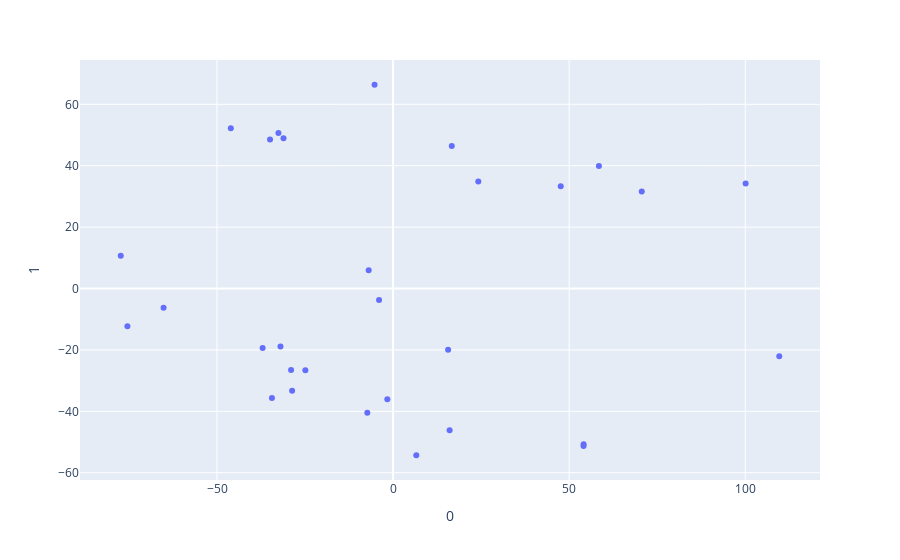

Notebook code for this chart:
### Code cell
import plotly.express as px
from sklearn.decomposition import PCA
from sklearn import datasets
from sklearn.preprocessing import StandardScaler

PATH = './output/india/feature/'
df = pd.read_csv(PATH+'full_all.csv')

pca = PCA(n_components=2)
components = pca.fit_transform(df)

loadings = pca.components_.T * np.sqrt(pca.explained_variance_)

fig = px.scatter(components, x=0, y=1)

fig.show()

### Figure 1 — Plotly figure (JSON) as saved in the notebook; plotly's stock layout.template omitted (floating-point values rounded to 4 significant figures)
{"data": [{"hovertemplate": "0=%{x}<br>1=%{y}<extra></extra>", "legendgroup": "", "marker": {"color": "#636efa", "symbol": "circle"}, "mode": "markers", "name": "", "orientation": "v", "showlegend": false, "type": "scatter", "x": [-34.4, 54.1, 47.61, 16.05, -5.258, 100.1, -32.55, -77.33, -65.17, 70.61, 24.2, -75.44, -3.983, 54.08, 58.45, 109.7, -28.96, -46.08, -37.04, -24.91, -34.94, -31.12, 16.67, -28.68, 6.589, -6.936, -7.318, -31.98, -1.634, 15.62], "xaxis": "x", "y": [-35.66, -50.7, 33.32, -46.19, 66.37, 34.25, 50.67, 10.65, -6.292, 31.6, 34.88, -12.3, -3.697, -51.31, 39.88, -22.08, -26.56, 52.17, -19.39, -26.62, 48.57, 48.95, 46.45, -33.26, -54.29, 5.953, -40.44, -18.9, -36.05, -19.97], "yaxis": "y"}], "layout": {"legend": {"tracegroupgap": 0}, "margin": {"t": 60}, "xaxis": {"anchor": "y", "domain": [0, 1], "title": {"text": "0"}}, "yaxis": {"anchor": "x", "domain": [0, 1], "title": {"text": "1"}}}}
